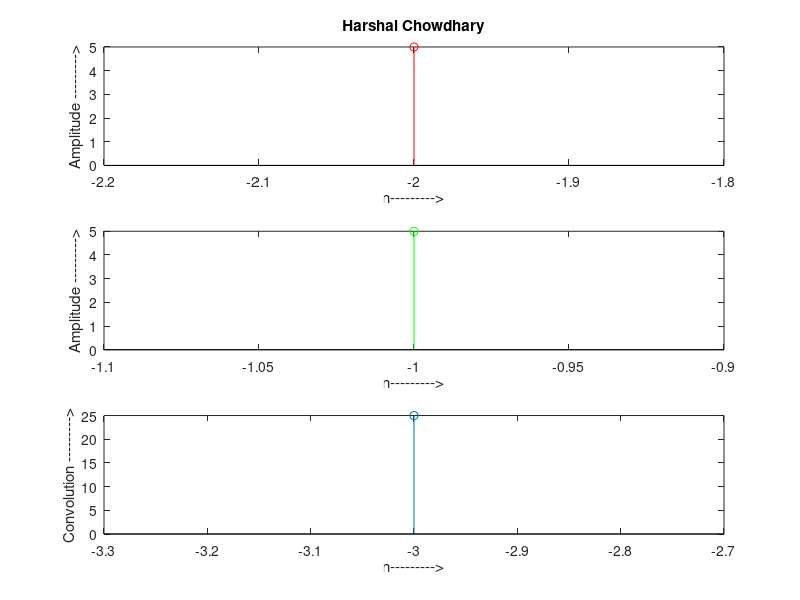

This figure's MATLAB source:
clc;
clear all;
close all;

%Taking the sequence from users.
x=input('Enter The first Sequence: ');
nx=0:1:length(x)-1;
h=input('Enter The second Sequence: ');
nh=0:1:length(h)-1; 

%Using Conv Function
y=conv(x,h)
ny=0:length(y)-1;

%Plotting of Graphs
figure('Name','2K19/EC/071 Harshal Chowdhary','NumberTitle','off');

subplot(3,1,1);
stem(-2:length(h)-3,x,'r-');
title('Harshal Chowdhary');
ylabel('Amplitude --------->');
xlabel('n--------->');

subplot(3,1,2);
stem(-1:length(h)-2,h,'g-');
ylabel('Amplitude --------->');
xlabel('n--------->');

subplot(3,1,3);
stem(-3:length(y)-4,y);
ylabel('Convolution --------->');
xlabel('n--------->');